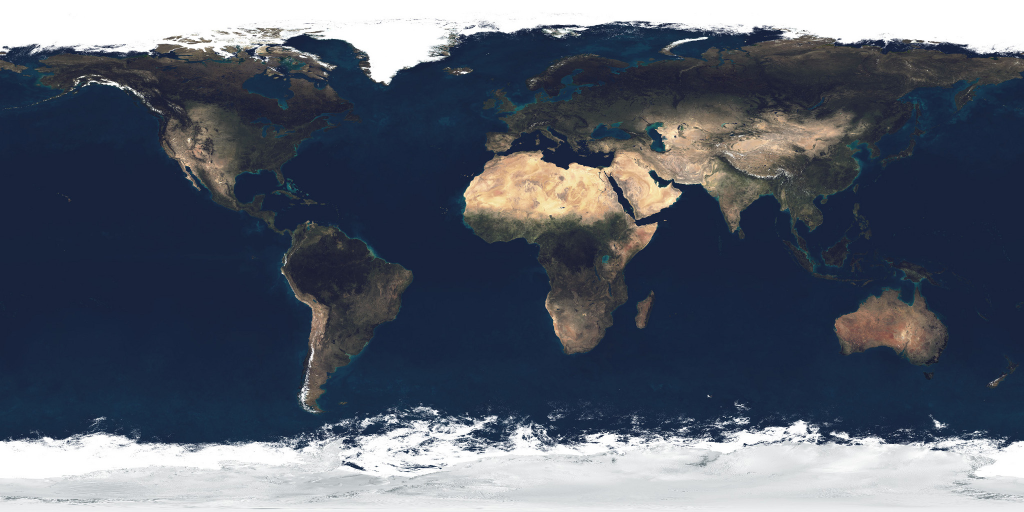
#> input picture dieweltohne/folge06_gta/data/earth/earth_atmos_2048.jpg, 2048 x 1024 px (shown at 1/2 size)
$ python thumbnail.py ../folge06_gta/data/earth/earth_atmos_2048.jpg out.png
#> lines starting #> are read from the running program, lines starting #| are printed output that depends on the picture
# Erzeugt thumbnail.jpg (1080x1920) aus einem sauberen Einzelbild (src/still.js) mit großer Schrift.
# python3 thumbnail.py clean_765.png  (Einzelbild: ONLY=sea node src/still.js <ordner> 765)
import sys
from PIL import Image, ImageDraw, ImageFont, ImageFilter, ImageEnhance
F = '/usr/share/fonts/opentype/inter/'
W, H = 1080, 1920
img = Image.open(sys.argv[1]).convert('RGB').resize((W, H))
SHIFT = 0
if SHIFT:
    src = img; top = src.getpixel((40, 10)); img = Image.new('RGB', (W, H), top)
    m = Image.new('L', (W, H - SHIFT), 255); dm = ImageDraw.Draw(m)
    for y in range(220): dm.line([(0, y), (W, y)], fill=int(255 * y / 220))
    img.paste(src.crop((0, 0, W, H - SHIFT)), (0, SHIFT), m)
img = ImageEnhance.Contrast(ImageEnhance.Color(img).enhance(1.25)).enhance(1.12)
# Verläufe oben/unten für Lesbarkeit
ov = Image.new('L', (W, H), 0); d = ImageDraw.Draw(ov)
#> after `ov = Image.new('L', (W, H), 0)`: ov: PIL image 1080x1920 L; every value is 0
for y in range(H):
    a = 0
    if y < 900: a = int(215 * (1 - y / 900) ** 1.4)
    if y > 1250: a = max(a, int(200 * ((y - 1250) / 670) ** 1.3))
    d.line([(0, y), (W, y)], fill=a)
img = Image.composite(Image.new('RGB', (W, H), (0, 0, 0)), img, ov)
draw = ImageDraw.Draw(img)

def text(cx, y, s, font, fill, stroke=0, sc=(0, 0, 0), shadow=True):
    w = draw.textlength(s, font=font)
    x = cx - w / 2
    if shadow:
        sh = Image.new('RGBA', (W, H), (0, 0, 0, 0)); ImageDraw.Draw(sh).text((x + 6, y + 10), s, font=font, fill=(0, 0, 0, 200), stroke_width=stroke, stroke_fill=(0, 0, 0, 200))
        img.paste(sh.filter(ImageFilter.GaussianBlur(12)), (0, 0), sh.filter(ImageFilter.GaussianBlur(12)))
    draw.text((x, y), s, font=font, fill=fill, stroke_width=stroke, stroke_fill=sc)

def fit(s, path, maxw, start):
    size = start
    while ImageFont.truetype(path, size).getlength(s) > maxw: size -= 4
    return ImageFont.truetype(path, size)

# Kicker-Pille
k = ImageFont.truetype(F + 'InterDisplay-Black.otf', 54); ks = 'WAS WÄRE, WENN …'
kw = draw.textlength(ks, font=k)
#> kw = 541.9
draw.rounded_rectangle([(W - kw) / 2 - 34, 300, (W + kw) / 2 + 34, 386], 43, fill=(229, 40, 34))
draw.text(((W - kw) / 2, 312), ks, font=k, fill='white')
# Hauptzeilen
text(W / 2, 420, 'DEIN HOCHHAUS', fit('DEIN HOCHHAUS', F + 'InterDisplay-Black.otf', 940, 170), 'white', 6)
#> in text, `w = draw.textlength(s, font=font)`: w = 913.8
#> in text, `x = cx - w / 2`: x = 83.12
#> in text, `sh = Image.new('RGBA', (W, H), (0, 0, 0, 0))`: sh: PIL image 1080x1920 RGBA; every value is 0
#> in text, `img.paste(sh.filter(ImageFilter.GaussianBlur(12)), (0, 0), sh.filter(I..`:
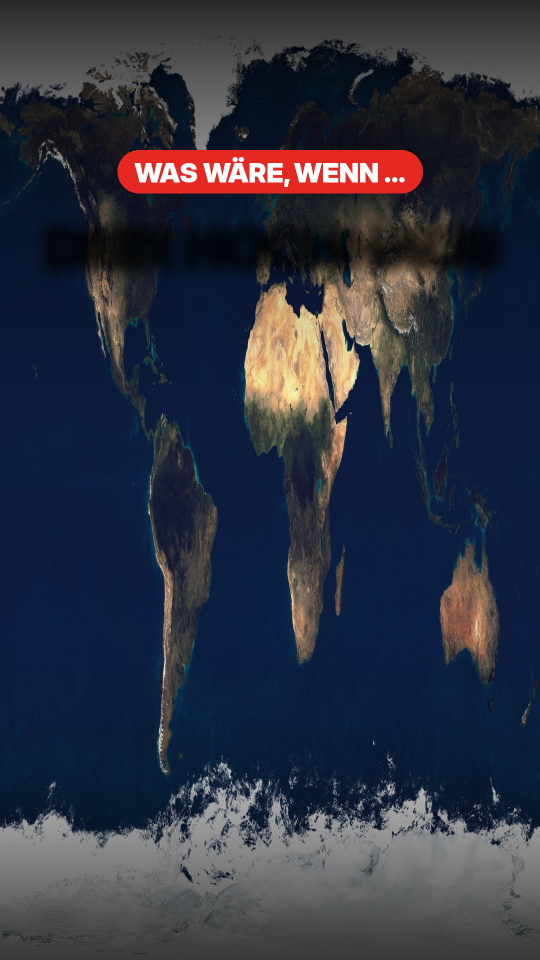
#> img: PIL image 1080x1920 RGB (shown at 1/2 size); mean R, G, B 46, 50.3, 64.5
text(W / 2, 590, 'GEHT INS MEER', fit('GEHT INS MEER', F + 'InterDisplay-Black.otf', 980, 220), (120, 220, 255), 8)
#> call 2 of text, with cx = 540, y = 590, s = 'GEHT INS MEER', fill = (120, 220, 255), stroke = 8, sc = (0, 0, 0), shadow = True
#> in text (call 2), `w = draw.textlength(s, font=font)`: w = 952.4
#> in text (call 2), `x = cx - w / 2`: x = 63.8
#> in text (call 2), `img.paste(sh.filter(ImageFilter.GaussianBlur(12)), (0, 0), sh.filter(I..`:
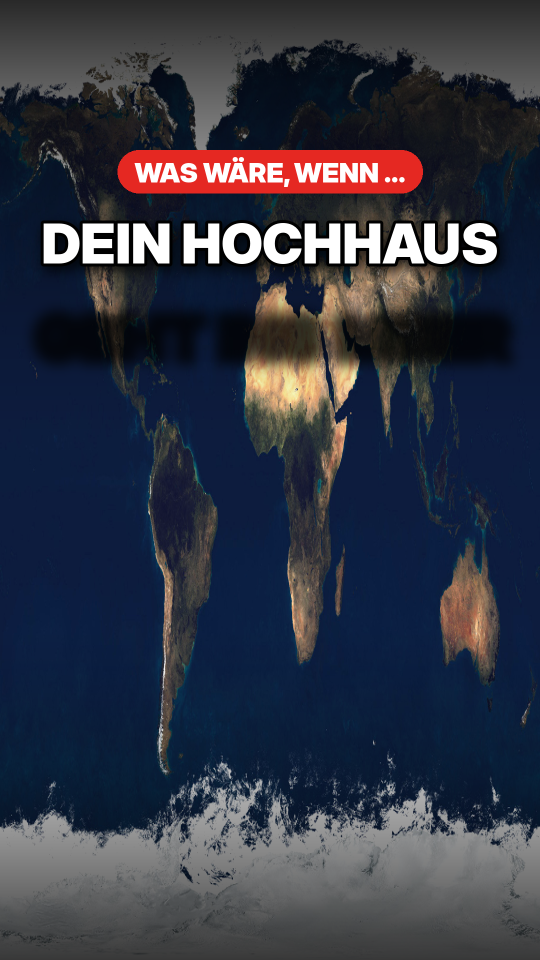
#> img: PIL image 1080x1920 RGB (shown at 1/2 size); mean R, G, B 48.6, 52.8, 66.8
# Aufzugsanzeige
fd = ImageFont.truetype(F + 'InterDisplay-Black.otf', 150); fs = '▼ −3.640'
dw = draw.textlength('−3.640', font=fd)
#> dw = 533.5
bx0, by0 = (W - dw) / 2 - 140, 1300
#> bx0 = 133.2; by0 = 1300
draw.rounded_rectangle([bx0, by0, bx0 + dw + 280, by0 + 210], 30, fill=(14, 16, 18), outline=(255, 179, 71), width=4)
draw.polygon([(bx0 + 50, by0 + 80), (bx0 + 110, by0 + 80), (bx0 + 80, by0 + 130)], fill=(255, 179, 71))
glow = Image.new('RGBA', (W, H), (0, 0, 0, 0)); ImageDraw.Draw(glow).text((bx0 + 160, by0 + 12), '−3.640', font=fd, fill=(255, 160, 60, 255))
#> after `ImageDraw.Draw(glow).text((bx0 + 160, by0 + 12), '−3.640', font=fd, fi`:
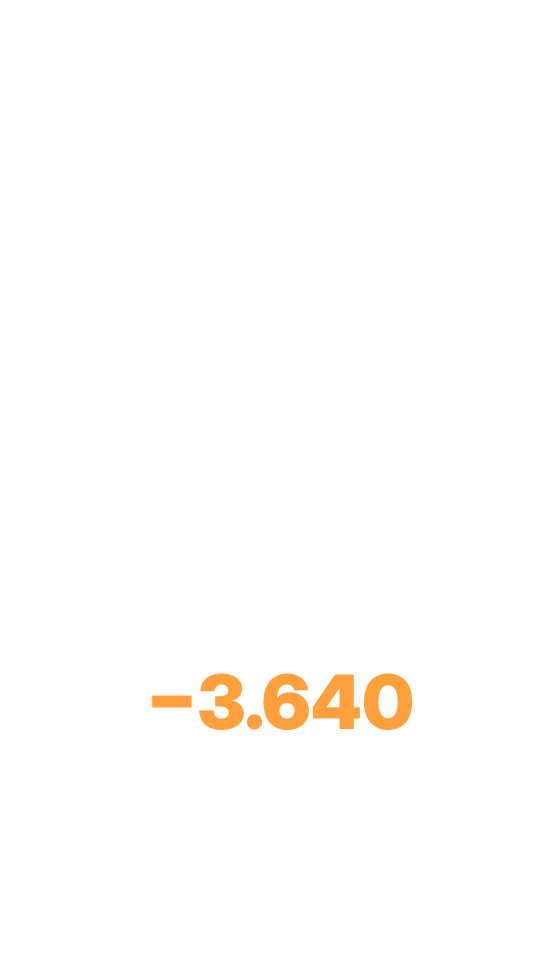
#> glow: PIL image 1080x1920 RGBA (shown at 1/2 size); mean R, G, B, A 3.7, 2.3, 0.9, 3.5; transparent parts drawn white
img.paste(glow.filter(ImageFilter.GaussianBlur(14)), (0, 0), glow.filter(ImageFilter.GaussianBlur(14)))
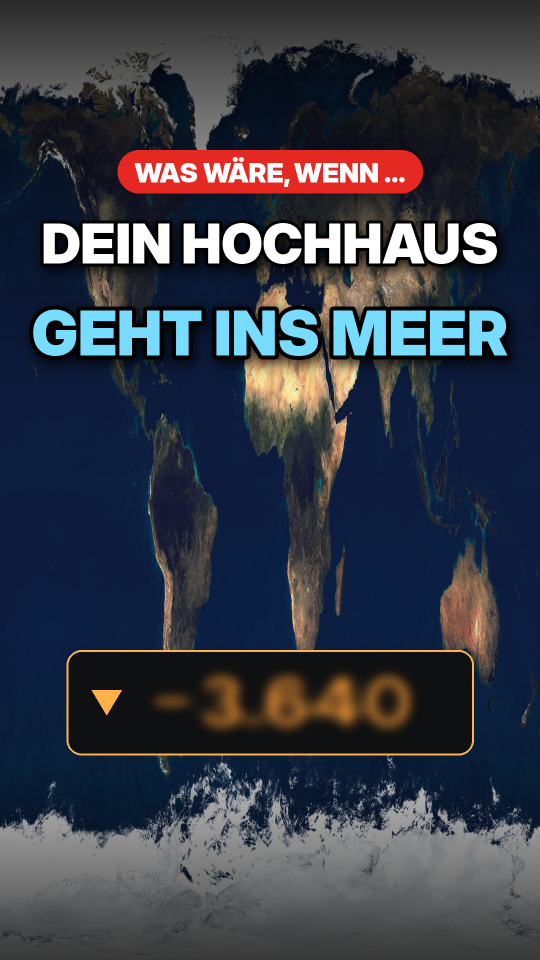
#> img: PIL image 1080x1920 RGB (shown at 1/2 size); mean R, G, B 53.6, 57.9, 69.2
draw.text((bx0 + 160, by0 + 12), '−3.640', font=fd, fill=(255, 179, 71))
text(W / 2, 1540, 'UND GANZ UNTEN KLOPFT ES', fit('UND GANZ UNTEN KLOPFT ES', F + 'InterDisplay-Black.otf', 900, 66), 'white', 3)
#> call 3 of text, with cx = 540, y = 1540, s = 'UND GANZ UNTEN KLOPFT ES', fill = 'white', stroke = 3, sc = (0, 0, 0), shadow = True
#> in text (call 3), `w = draw.textlength(s, font=font)`: w = 896.8
#> in text (call 3), `x = cx - w / 2`: x = 91.62
#> in text (call 3), `ImageDraw.Draw(sh).text((x + 6, y + 10), s, font=font, fill=(0, 0, 0, `:
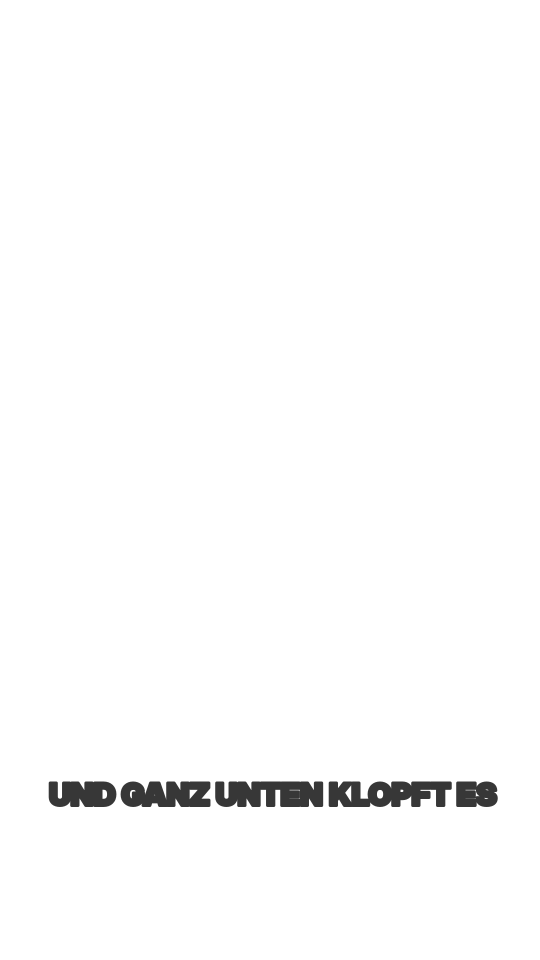
#> sh: PIL image 1080x1920 RGBA (shown at 1/2 size); mean R, G, B, A 0, 0, 0, 3.5; transparent parts drawn white
img.save('thumbnail.jpg', quality=92)
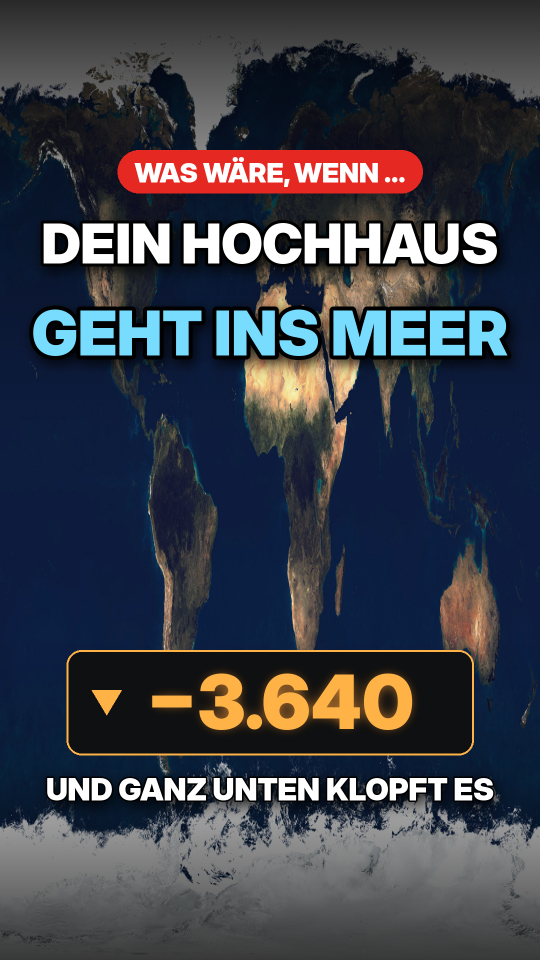
#> saved as thumbnail.jpg: PIL image 1080x1920 RGB (shown at 1/2 size); mean R, G, B 57.9, 61.3, 71.2
img.crop((0, 240, W, 1680)).resize((540, 720)).save(sys.argv[2] if len(sys.argv) > 2 else '/dev/null', 'JPEG') if len(sys.argv) > 2 else None
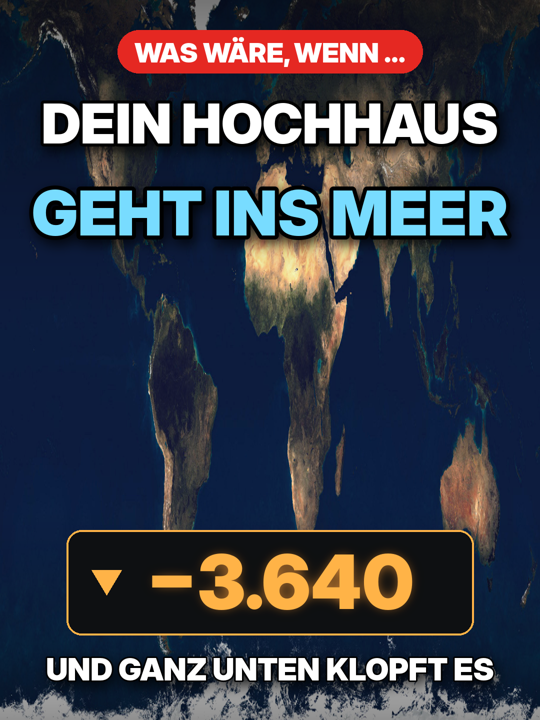
#> saved as out.png: PIL image 540x720 RGB; mean R, G, B 53.5, 57.6, 70.2
